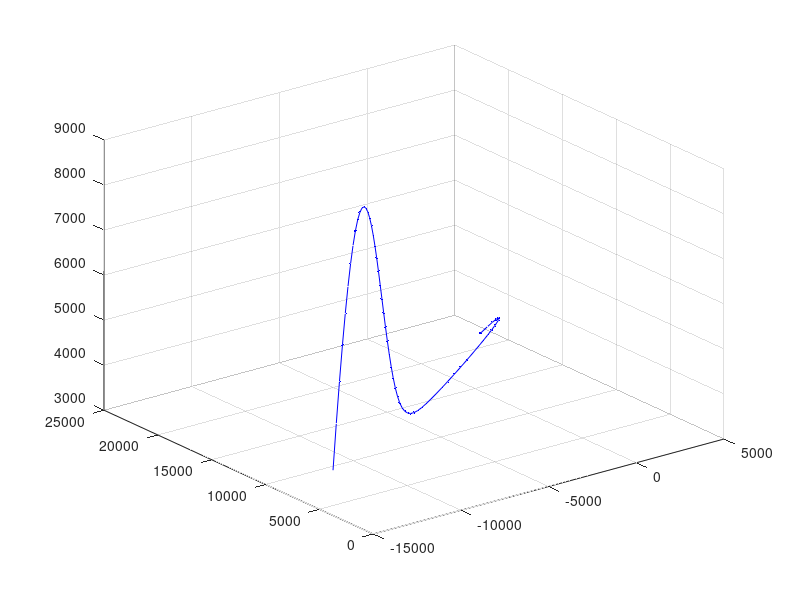

Write MATLAB code to recreate this figure.
%Lane Change Maneuver Scenario 
TargetPos = [[3806;20680;3200;],[-3116;14010;3200],[-6884;10971;4000],[-14979;3765;4000]];
TargetWayPoints =[0,20,30,60];

%Landing Maneuver
%TargetPos = [[4000;18000;2000;],[-1000;8000;1700],[-1500;6000;1500],[-1000;4000;1300],[0;4000;1100],[500;6000;1000]];
%TargetWayPoints =[0,30,38,45,50,60];

%360 Maneuver
%TargetPos = [[4000;18000;2000;],[-8528;13851;2000],[-12354;15339;2000],[-7997;17783;2000],[-13311;11938;2000],[-20431;9706;2000]];
%TargetWayPoints =[0,35,50,75,95,120];


SimulationTime = TargetWayPoints(end)-TargetWayPoints(1)+1;

% Perform cubic interpolation to estimate target positions between waypoints

%coeffs = spline(TargetWayPoints, TargetPos);
%interpolated_positions = ppval(coeffs, time_intervals);

interp_positions =[];
interpolated_positions = [];
LastPosition  =[];
LastPositionIndex =[];
% Loop through each waypoint section


% Define the update interval
UpdateInterval = 1;

% Calculate the baseline

% Initialize arrays to store bistatic ranges and Doppler shifts
bistatic_ranges = [];
bistatic_doppler_shifts = [];

% Loop through each time step
prev_total_range =0;

d_start = [500; 100; 100]; % Example slope at the start (tweak as needed)
d_end = [-500; -500; -1000]; % Example slope at the end (tweak as needed)

% Create cubic spline with clamped boundary conditions
% The derivative values are combined with the original data
pp_x = spline(TargetWayPoints, [d_start(1), TargetPos(1, :), d_end(1)]);
pp_y = spline(TargetWayPoints, [d_start(2), TargetPos(2, :), d_end(2)]);
pp_z = spline(TargetWayPoints, [d_start(3), TargetPos(3, :), d_end(3)]);

% Define the new time-based parameterization for interpolation (1-second intervals)
t_interp = 0:1:60;

% Interpolate using cubic splines with clamped boundary conditions
x_interp = ppval(pp_x, t_interp);
y_interp = ppval(pp_y, t_interp);
z_interp = ppval(pp_z, t_interp);

interpolated_posx =[x_interp;y_interp;z_interp];

%code for interpolated_posx

figure(1)
plot3(interpolated_posx(1, :), interpolated_posx(2, :), interpolated_posx(3, :), 'b.-');
grid on;